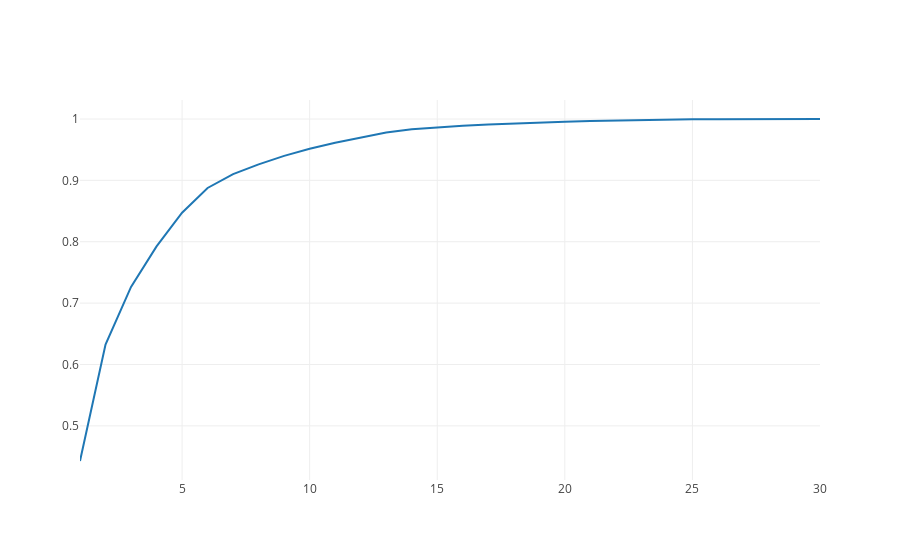

Notebook code cell kept with this figure:
### Code cell
trace = go.Line(y = exp_var.cumsum(),
               x = np.arange(1, len(exp_var) + 1))
data = [trace]
figure = dict(data = data)
iplot(figure)

### Figure 1 — Plotly figure (JSON) as saved in the notebook; plotly's stock layout.template omitted (floating-point values rounded to 4 significant figures)
{"data": [{"type": "scatter", "uid": "56100d6a-6112-11e9-99b9-93d45f508a5a", "x": [1, 2, 3, 4, 5, 6, 7, 8, 9, 10, 11, 12, 13, 14, 15, 16, 17, 18, 19, 20, 21, 22, 23, 24, 25, 26, 27, 28, 29, 30], "y": [0.4427, 0.6324, 0.7264, 0.7924, 0.8473, 0.8876, 0.9101, 0.926, 0.9399, 0.9516, 0.9614, 0.9701, 0.9781, 0.9834, 0.9865, 0.9892, 0.9911, 0.9929, 0.9945, 0.9956, 0.9966, 0.9975, 0.9983, 0.9989, 0.9994, 0.9997, 0.9999, 1.0, 1.0, 1]}], "layout": {}}
